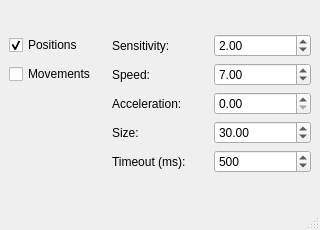
<?xml version="1.0" encoding="UTF-8"?>
<ui version="4.0">
 <class>ControlPanel</class>
 <widget class="QMainWindow" name="ControlPanel">
  <property name="geometry">
   <rect>
    <x>0</x>
    <y>0</y>
    <width>320</width>
    <height>230</height>
   </rect>
  </property>
  <property name="sizePolicy">
   <sizepolicy hsizetype="Fixed" vsizetype="Fixed">
    <horstretch>0</horstretch>
    <verstretch>0</verstretch>
   </sizepolicy>
  </property>
  <property name="minimumSize">
   <size>
    <width>320</width>
    <height>230</height>
   </size>
  </property>
  <property name="maximumSize">
   <size>
    <width>320</width>
    <height>230</height>
   </size>
  </property>
  <property name="baseSize">
   <size>
    <width>320</width>
    <height>240</height>
   </size>
  </property>
  <property name="windowTitle">
   <string>MainWindow</string>
  </property>
  <widget class="QWidget" name="centralwidget">
   <layout class="QGridLayout" name="gridLayout_2">
    <item row="0" column="0">
     <layout class="QGridLayout" name="gridLayout">
      <item row="1" column="2">
       <widget class="QDoubleSpinBox" name="speed">
        <property name="specialValueText">
         <string comment="%" extracomment="%"/>
        </property>
        <property name="prefix">
         <string/>
        </property>
        <property name="minimum">
         <double>0.000000000000000</double>
        </property>
        <property name="maximum">
         <double>15.000000000000000</double>
        </property>
        <property name="singleStep">
         <double>0.100000000000000</double>
        </property>
        <property name="value">
         <double>7.000000000000000</double>
        </property>
       </widget>
      </item>
      <item row="1" column="1">
       <widget class="QLabel" name="speed_label">
        <property name="text">
         <string>Speed:</string>
        </property>
       </widget>
      </item>
      <item row="0" column="1">
       <widget class="QLabel" name="sensitivity_label">
        <property name="text">
         <string>Sensitivity:</string>
        </property>
       </widget>
      </item>
      <item row="2" column="2">
       <widget class="QDoubleSpinBox" name="acceleration">
        <property name="minimum">
         <double>0.000000000000000</double>
        </property>
        <property name="maximum">
         <double>20.000000000000000</double>
        </property>
        <property name="singleStep">
         <double>0.500000000000000</double>
        </property>
        <property name="value">
         <double>0.000000000000000</double>
        </property>
       </widget>
      </item>
      <item row="2" column="1">
       <widget class="QLabel" name="acceleration_label">
        <property name="text">
         <string>Acceleration:</string>
        </property>
       </widget>
      </item>
      <item row="3" column="1">
       <widget class="QLabel" name="size_label">
        <property name="text">
         <string>Size:</string>
        </property>
       </widget>
      </item>
      <item row="0" column="2">
       <widget class="QDoubleSpinBox" name="sensitivity">
        <property name="minimum">
         <double>1.000000000000000</double>
        </property>
        <property name="maximum">
         <double>10.000000000000000</double>
        </property>
        <property name="singleStep">
         <double>0.100000000000000</double>
        </property>
        <property name="value">
         <double>2.000000000000000</double>
        </property>
       </widget>
      </item>
      <item row="3" column="2">
       <widget class="QDoubleSpinBox" name="size">
        <property name="minimum">
         <double>0.000000000000000</double>
        </property>
        <property name="maximum">
         <double>80.000000000000000</double>
        </property>
        <property name="singleStep">
         <double>0.500000000000000</double>
        </property>
        <property name="value">
         <double>30.000000000000000</double>
        </property>
       </widget>
      </item>
      <item row="0" column="0">
       <widget class="QCheckBox" name="positions">
        <property name="enabled">
         <bool>true</bool>
        </property>
        <property name="text">
         <string>Positions</string>
        </property>
        <property name="checked">
         <bool>true</bool>
        </property>
       </widget>
      </item>
      <item row="1" column="0">
       <widget class="QCheckBox" name="movement">
        <property name="text">
         <string>Movements</string>
        </property>
        <property name="checkable">
         <bool>true</bool>
        </property>
        <property name="checked">
         <bool>false</bool>
        </property>
       </widget>
      </item>
      <item row="4" column="1">
       <widget class="QLabel" name="timeout_label">
        <property name="text">
         <string>Timeout (ms):</string>
        </property>
       </widget>
      </item>
      <item row="4" column="2">
       <widget class="QSpinBox" name="timeout">
        <property name="maximum">
         <number>2000</number>
        </property>
        <property name="singleStep">
         <number>50</number>
        </property>
        <property name="value">
         <number>500</number>
        </property>
       </widget>
      </item>
     </layout>
    </item>
   </layout>
  </widget>
  <widget class="QMenuBar" name="menubar">
   <property name="geometry">
    <rect>
     <x>0</x>
     <y>0</y>
     <width>320</width>
     <height>20</height>
    </rect>
   </property>
  </widget>
  <widget class="QStatusBar" name="statusbar"/>
 </widget>
 <tabstops>
  <tabstop>sensitivity</tabstop>
  <tabstop>speed</tabstop>
  <tabstop>acceleration</tabstop>
  <tabstop>size</tabstop>
  <tabstop>timeout</tabstop>
  <tabstop>positions</tabstop>
  <tabstop>movement</tabstop>
 </tabstops>
 <resources/>
 <connections>
  <connection>
   <sender>movement</sender>
   <signal>clicked(bool)</signal>
   <receiver>speed</receiver>
   <slot>setEnabled(bool)</slot>
   <hints>
    <hint type="sourcelabel">
     <x>59</x>
     <y>72</y>
    </hint>
    <hint type="destinationlabel">
     <x>289</x>
     <y>74</y>
    </hint>
   </hints>
  </connection>
  <connection>
   <sender>movement</sender>
   <signal>clicked(bool)</signal>
   <receiver>size</receiver>
   <slot>setEnabled(bool)</slot>
   <hints>
    <hint type="sourcelabel">
     <x>59</x>
     <y>72</y>
    </hint>
    <hint type="destinationlabel">
     <x>289</x>
     <y>134</y>
    </hint>
   </hints>
  </connection>
  <connection>
   <sender>movement</sender>
   <signal>clicked(bool)</signal>
   <receiver>acceleration</receiver>
   <slot>setEnabled(bool)</slot>
   <hints>
    <hint type="sourcelabel">
     <x>59</x>
     <y>72</y>
    </hint>
    <hint type="destinationlabel">
     <x>289</x>
     <y>104</y>
    </hint>
   </hints>
  </connection>
  <connection>
   <sender>movement</sender>
   <signal>clicked(bool)</signal>
   <receiver>timeout</receiver>
   <slot>setEnabled(bool)</slot>
   <hints>
    <hint type="sourcelabel">
     <x>58</x>
     <y>62</y>
    </hint>
    <hint type="destinationlabel">
     <x>246</x>
     <y>152</y>
    </hint>
   </hints>
  </connection>
 </connections>
</ui>
